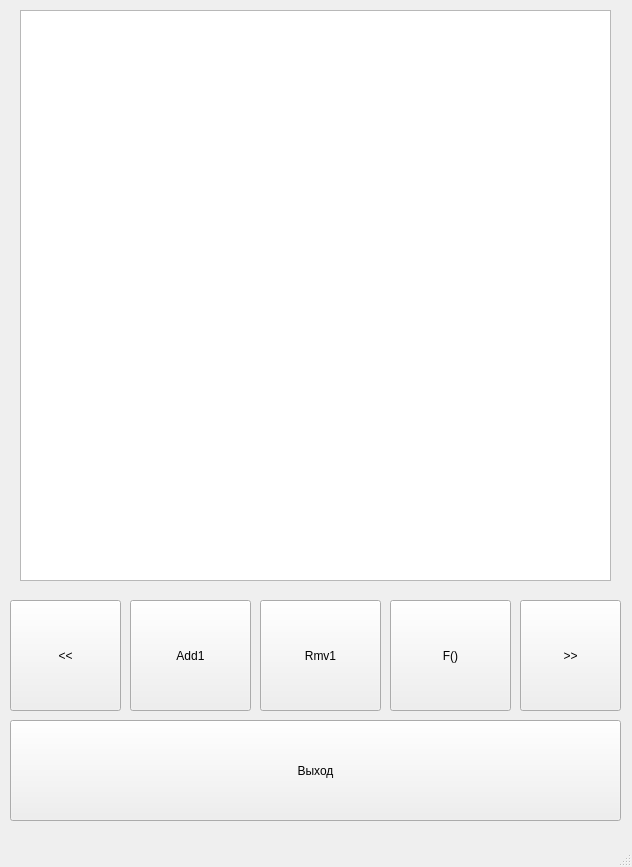
<?xml version="1.0" encoding="UTF-8"?>
<ui version="4.0">
 <class>MainWindow</class>
 <widget class="QMainWindow" name="MainWindow">
  <property name="geometry">
   <rect>
    <x>0</x>
    <y>0</y>
    <width>632</width>
    <height>867</height>
   </rect>
  </property>
  <property name="windowTitle">
   <string>MainWindow</string>
  </property>
  <widget class="QWidget" name="centralwidget">
   <widget class="QTableView" name="tableView">
    <property name="geometry">
     <rect>
      <x>20</x>
      <y>10</y>
      <width>591</width>
      <height>571</height>
     </rect>
    </property>
   </widget>
   <widget class="QPushButton" name="pushButton">
    <property name="geometry">
     <rect>
      <x>10</x>
      <y>600</y>
      <width>111</width>
      <height>111</height>
     </rect>
    </property>
    <property name="text">
     <string>&lt;&lt;</string>
    </property>
   </widget>
   <widget class="QPushButton" name="pushButton_2">
    <property name="geometry">
     <rect>
      <x>520</x>
      <y>600</y>
      <width>101</width>
      <height>111</height>
     </rect>
    </property>
    <property name="text">
     <string>&gt;&gt;</string>
    </property>
   </widget>
   <widget class="QPushButton" name="pushButton_3">
    <property name="geometry">
     <rect>
      <x>10</x>
      <y>720</y>
      <width>611</width>
      <height>101</height>
     </rect>
    </property>
    <property name="text">
     <string>Выход</string>
    </property>
   </widget>
   <widget class="QPushButton" name="pushButton_4">
    <property name="geometry">
     <rect>
      <x>130</x>
      <y>600</y>
      <width>121</width>
      <height>111</height>
     </rect>
    </property>
    <property name="text">
     <string>Add1</string>
    </property>
   </widget>
   <widget class="QPushButton" name="pushButton_5">
    <property name="geometry">
     <rect>
      <x>260</x>
      <y>600</y>
      <width>121</width>
      <height>111</height>
     </rect>
    </property>
    <property name="text">
     <string>Rmv1</string>
    </property>
   </widget>
   <widget class="QPushButton" name="pushButton_6">
    <property name="geometry">
     <rect>
      <x>390</x>
      <y>600</y>
      <width>121</width>
      <height>111</height>
     </rect>
    </property>
    <property name="text">
     <string>F()</string>
    </property>
   </widget>
  </widget>
  <widget class="QStatusBar" name="statusbar"/>
 </widget>
 <resources/>
 <connections/>
</ui>
